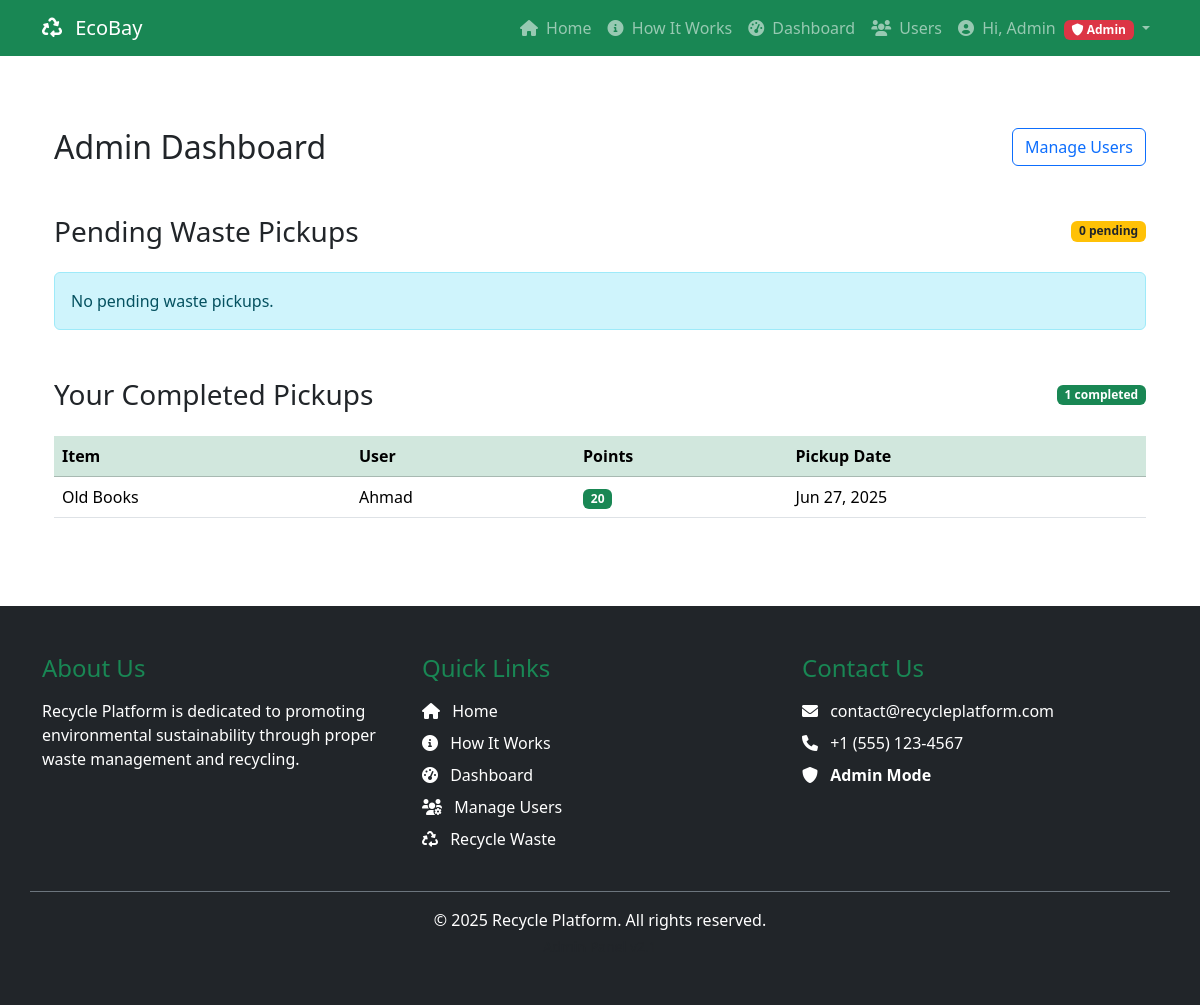
/admin/dashboard.php (signed in), run on an earlier commit of the app's database.
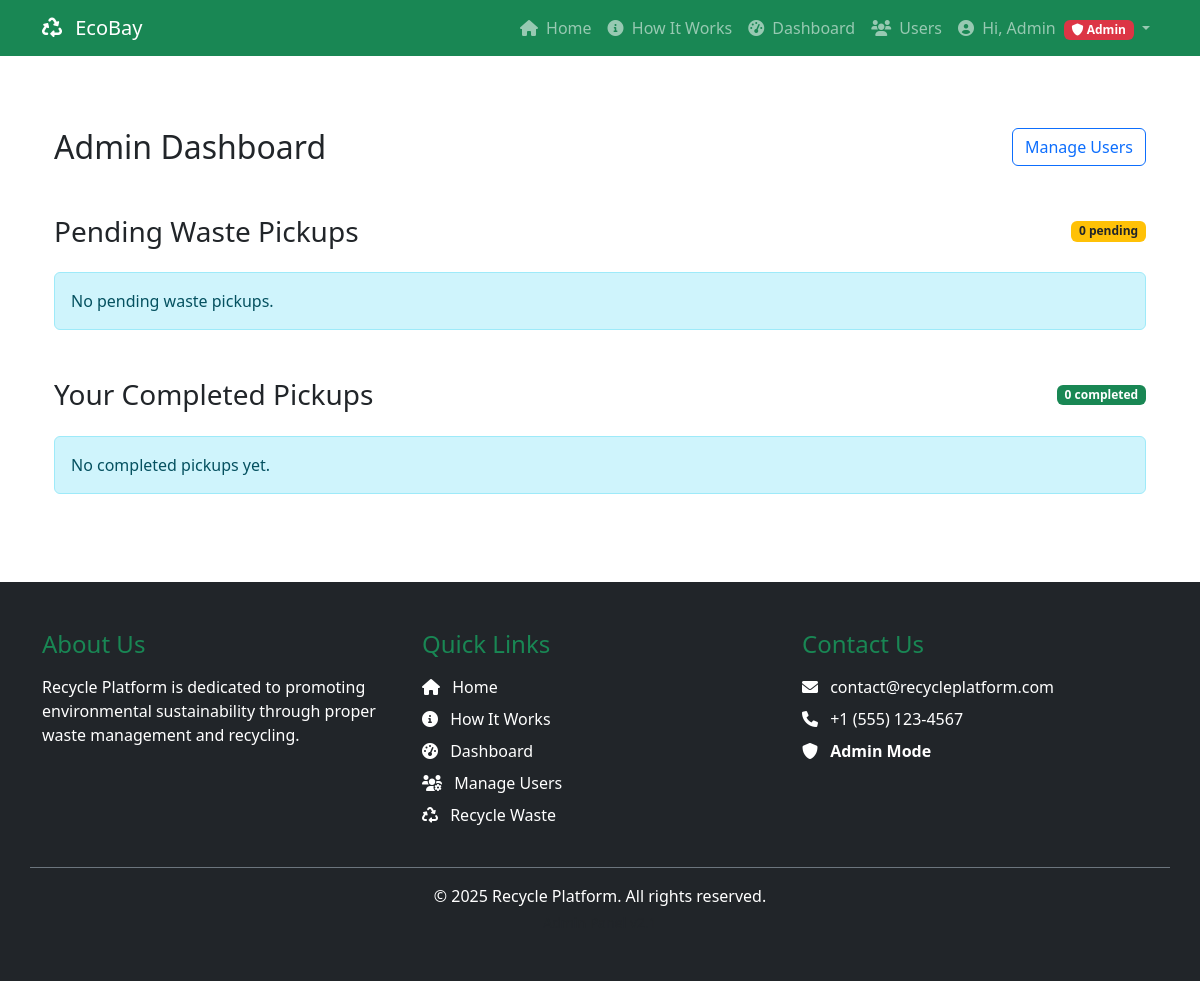
And on a later commit of the database.
### tables this page shows
CREATE TABLE `items` (
  `id` int(11) NOT NULL,
  `user_id` int(11) NOT NULL,
  `name` varchar(100) NOT NULL,
  `type` enum('Plastic','Metal','Paper','Glass','Electronics','Organic','Others') NOT NULL,
  `image_path` varchar(255) NOT NULL,
  `description` text DEFAULT NULL,
  `status` enum('Pending','Sold') DEFAULT 'Pending',
  `created_at` timestamp NOT NULL DEFAULT current_timestamp(),
  `updated_at` timestamp NOT NULL DEFAULT current_timestamp() ON UPDATE current_timestamp(),
  `admin_id` int(11) DEFAULT NULL,
  `points_earned` int(11) DEFAULT 0,
  `pickup_date` timestamp NULL DEFAULT NULL
);

CREATE TABLE `users` (
  `id` int(11) NOT NULL,
  `username` varchar(50) NOT NULL,
  `email` varchar(100) NOT NULL,
  `password` varchar(255) NOT NULL,
  `first_name` varchar(50) DEFAULT NULL,
  `last_name` varchar(50) DEFAULT NULL,
  `address` text DEFAULT NULL,
  `phone` varchar(20) DEFAULT NULL,
  `eco_points` int(11) DEFAULT 0,
  `created_at` timestamp NOT NULL DEFAULT current_timestamp(),
  `updated_at` timestamp NOT NULL DEFAULT current_timestamp() ON UPDATE current_timestamp(),
  `is_admin` tinyint(1) DEFAULT 0
);

### admin/dashboard.php (the view, shortened to what this page needs)
<?php
require_once '../includes/config.php';
$stmt = $pdo->prepare("SELECT i.*, u.username as user_name, u.address as user_address
                      FROM items i
                      JOIN users u ON i.user_id = u.id
                      WHERE i.status = 'Pending'
                      ORDER BY i.created_at DESC");
$stmt->execute();
$pendingItems = $stmt->fetchAll(PDO::FETCH_ASSOC);
$stmt = $pdo->prepare("SELECT i.*, u.username as user_name, u.address as user_address
                      FROM items i
                      JOIN users u ON i.user_id = u.id
                      WHERE i.status = 'Sold' AND i.admin_id = ?
                      ORDER BY i.pickup_date DESC");
$stmt->execute([$_SESSION['user_id']]);
$completedItems = $stmt->fetchAll(PDO::FETCH_ASSOC);
?>
<?php include '../includes/header.php'; ?>
<div class="container py-5">
    <div class="d-flex justify-content-between align-items-center mb-5">
        <h2 class="mb-0">Admin Dashboard</h2>
        <a href="users.php" class="btn btn-outline-primary">Manage Users</a>
    </div>
    <div class="admin-sections">
        <section class="pending-items mb-5">
            <div class="d-flex justify-content-between align-items-center mb-4">
                <h3 class="mb-0">Pending Waste Pickups</h3>
                <span class="badge bg-warning text-dark"><?= count($pendingItems) ?> pending</span>
            </div>
            <?php if (empty($pendingItems)): ?>
                <div class="alert alert-info">No pending waste pickups.</div>
            <?php endif; ?>
        </section>
        <section class="completed-items">
            <div class="d-flex justify-content-between align-items-center mb-4">
                <h3 class="mb-0">Your Completed Pickups</h3>
                <span class="badge bg-success"><?= count($completedItems) ?> completed</span>
            </div>
            <?php if (empty($completedItems)): ?>
                <div class="alert alert-info">No completed pickups yet.</div>
            <?php else: ?>
                <div class="table-responsive">
                    <table class="table table-hover align-middle">
                        <thead class="table-success">
                            <tr>
                                <th>Item</th>
                                <th>User</th>
                                <th>Points</th>
                                <th>Pickup Date</th>
                            </tr>
                        </thead>
                        <tbody>
                            <?php foreach ($completedItems as $item): ?>
                                <tr>
                                    <td><?= htmlspecialchars($item['name']) ?></td>
                                    <td><?= htmlspecialchars($item['user_name']) ?></td>
                                    <td><span class="badge bg-success"><?= $item['points_earned'] ?></span></td>
                                    <td><?= date('M j, Y', strtotime($item['pickup_date'])) ?></td>
                                </tr>
                            <?php endforeach; ?>
                        </tbody>
                    </table>
                </div>
            <?php endif; ?>
        </section>
    </div>
</div>
<?php include '../includes/footer.php'; ?>

What changed in the data, as far as the page shows it:
removed items: name "Old Books", user.username "Ahmad", points_earned "20", pickup_date "Jun 27, 2025"
Also different on the page:
count($completedItems): "1" → "0"
text no longer shown: "Item User Points Pickup Date"
text now shown: "No completed pickups yet."
